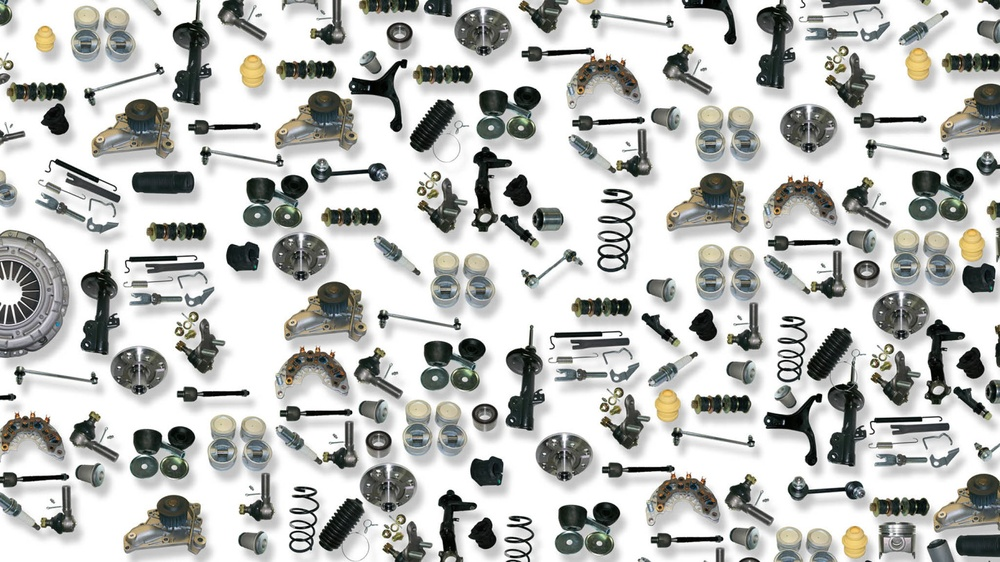
#> input picture J) Image Matching/auto-parts.jpg, 1000 x 562 px, shrunk from 1440 x 810 before the run
$ python template_matching.py
#> lines starting #> are read from the running program, lines starting #| are printed output that depends on the picture; after the words box and inside, x2 and y2 are one past the last pixel; in counts of white or black regions, pixels touching at a corner belong together
import numpy as np
import cv2

img_bgr=cv2.imread('auto-parts.jpg')
#> img_bgr is the input picture: shape (562, 1000, 3); mean B, G, R 188, 190.7, 189.7
img_gray=cv2.cvtColor(img_bgr,cv2.COLOR_BGR2GRAY)
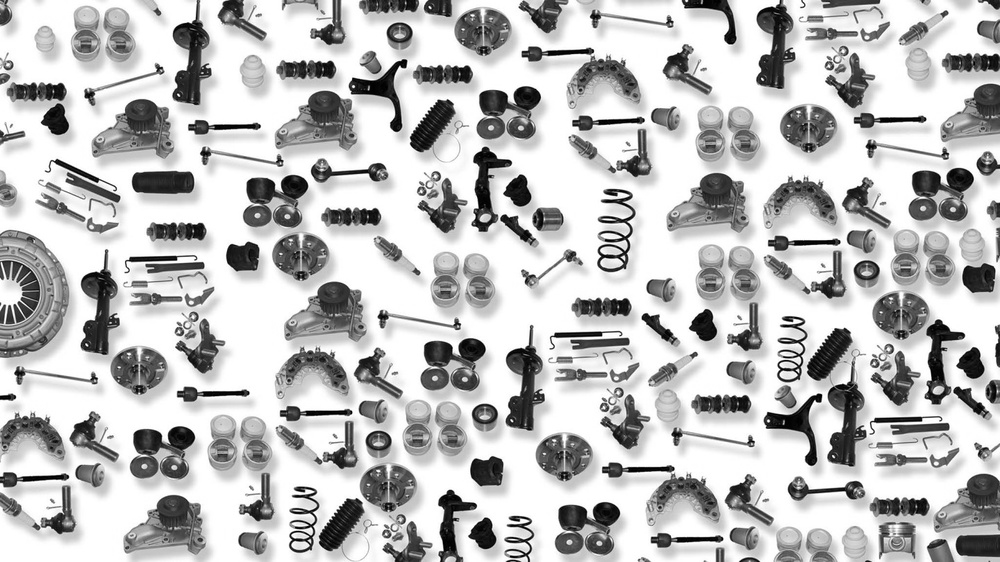
#> img_gray: shape (562, 1000); min 0, max 255, mean 190.1

template=cv2.imread('auto.jpg',0)
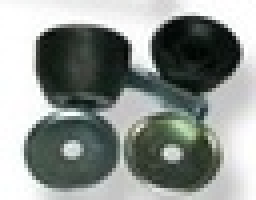
#> input picture J) Image Matching/auto.jpg, 64 x 50 px, shrunk from 92 x 72 before the run (shown 4 times larger)
#> template: shape (50, 64); min 3, max 255, mean 145.1
w,h=template.shape[::-1]
#> w = 64; h = 50

res=cv2.matchTemplate(img_gray,template,cv2.TM_CCOEFF_NORMED)
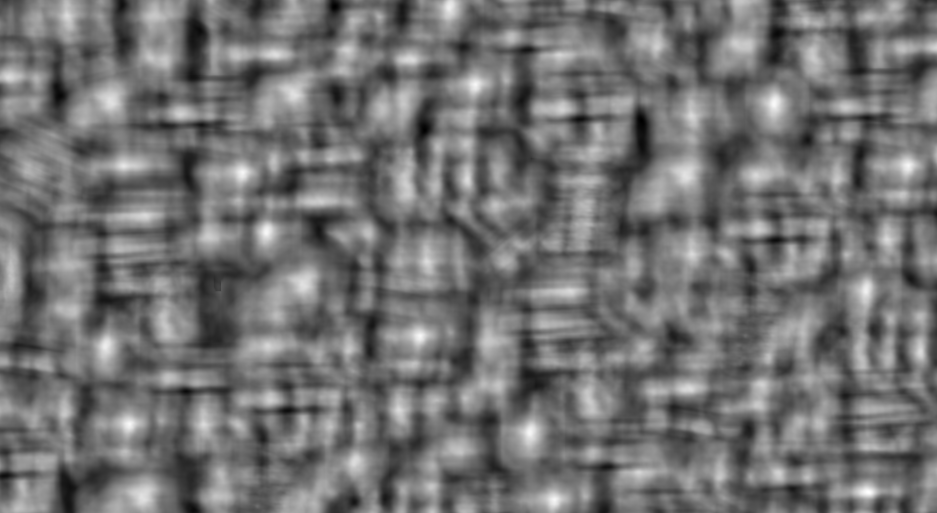
#> res: shape (513, 937) float32; min -0.513, max 0.62, mean -0.00713; drawn with min black and max white
threshold=0.56
loc=np.where(res>=threshold)
#> loc = 142 positions, rows 83 to 501, columns 127 to 909

for pt in zip(*loc[::-1]):
	cv2.rectangle(img_bgr,pt,(pt[0]+w,pt[1]+h),(0,255,255),2)
#> this loop made 142 passes
#> pt on passes 1 to 12: (474, 83), (475, 83), (476, 83), (474, 84), (475, 84), (476, 84), (474, 85), (475, 85), (476, 85), (774, 100), (775, 100), (773, 101)
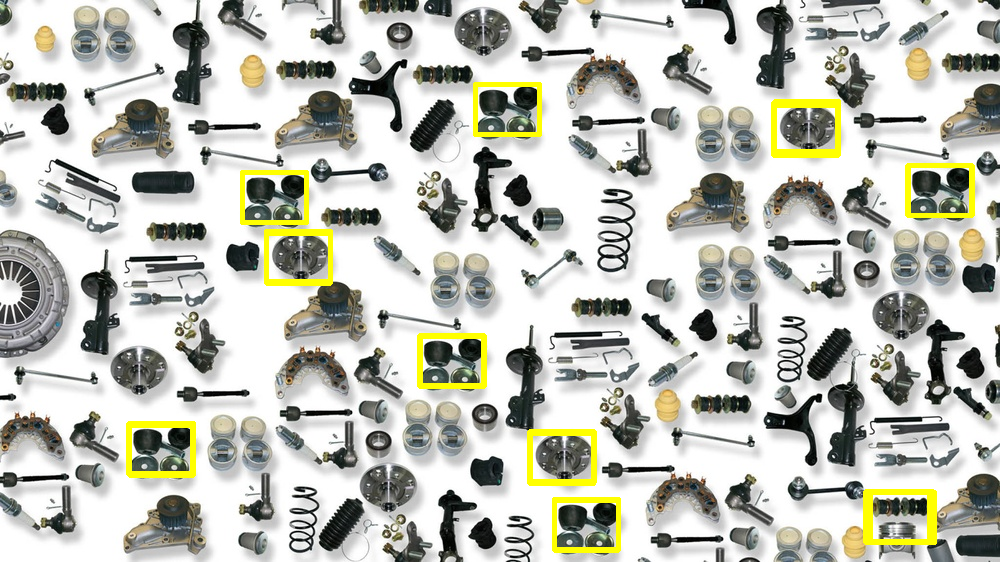
#> img_bgr: shape (562, 1000, 3); 2.49% of pixels changed, all inside (x1, y1, x2, y2) = (126, 82, 975, 553)

cv2.imshow('detected',img_bgr)
cv2.waitKey(0)
cv2.destroyAllWindows()
